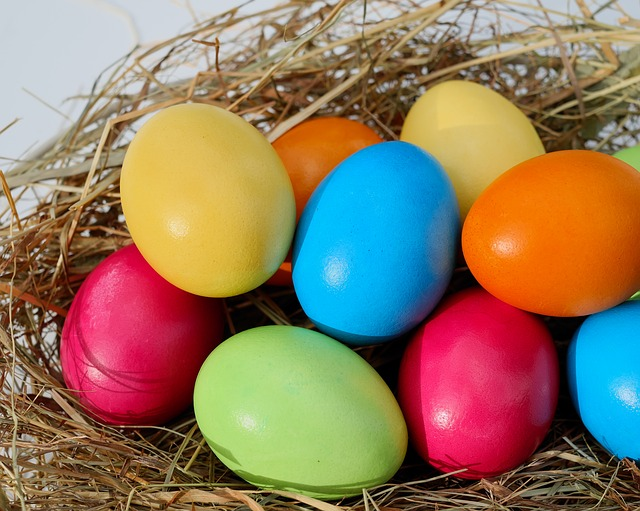
%> input picture matlab/4/zx_sln/easter.jpg, 640 x 511 px
$ octave img_fft_mj.m   (GNU Octave 9; MATLAB toolbox functions it lacks are replaced by stand-ins)
%> lines starting %> are read from the running program, lines starting %| are printed output that depends on the picture
### matlab/4/zx_sln/dftuv.m
function [U, V] = dftuv(M, N)
%DFTUV Computes meshgrid frequency matrices.
%   [U, V] = DFTUV(M, N) computes meshgrid frequency matrices U and
%   V.  U and V are useful for computing frequency-domain filter
%   functions that can be used with DFTFILT.  U and V are both
%   M-by-N.

%   Copyright 2002-2004 R. C. Gonzalez, R. E. Woods, & S. L. Eddins
%   Digital Image Processing Using MATLAB, Prentice-Hall, 2004
%   $Revision: 1.3 $  $Date: 2003/04/16 22:30:34 $

% Set up range of variables.
u = 0:(M - 1);
v = 0:(N - 1);

% Compute the indices for use in meshgrid.
idx = find(u > M/2);
u(idx) = u(idx) - M;
idy = find(v > N/2);
v(idy) = v(idy) - N;

% Compute the meshgrid arrays.
[V, U] = meshgrid(v, u);

### matlab/4/zx_sln/hpfilter.m
function H = hpfilter(type, M, N, D0, n)
%HPFILTER Computes frequency domain highpass filters.
%   H = HPFILTER(TYPE, M, N, D0, n) creates the transfer function of
%   a highpass filter, H, of the specified TYPE and size (M-by-N).
%   Valid values for TYPE, D0, and n are:
%
%   'ideal'    Ideal highpass filter with cutoff frequency D0.  n
%              need not be supplied. D0 must be positive.
%
%   'btw'      Butterworth highpass filter of order n, and cutoff
%              D0.  The default value for n is 1.0. D0 must be
%              positive.
%
%   'gaussian' Gaussian highpass filter with cutoff (standard
%              deviation) D0. n need not be supplied. D0 must be
%              positive.

%   Copyright 2002-2004 R. C. Gonzalez, R. E. Woods, & S. L. Eddins
%   Digital Image Processing Using MATLAB, Prentice-Hall, 2004
%   $Revision: 1.4 $  $Date: 2003/08/25 14:28:22 $

% The transfer function Hhp of a highpass filter is 1 - Hlp,
% where Hlp is the transfer function of the corresponding lowpass
% filter.  Thus, we can use function lpfilter to generate highpass
% filters.

if nargin == 4
   n = 1; % Default value of n.
end

% Generate highpass filter.
Hlp = lpfilter(type, M, N, D0, n);
H = 1 - Hlp;

### matlab/4/zx_sln/lpfilter.m
function H = lpfilter(type, M, N, D0, n)
%LPFILTER Computes frequency domain lowpass filters.
%   H = LPFILTER(TYPE, M, N, D0, n) creates the transfer function of
%   a lowpass filter, H, of the specified TYPE and size (M-by-N). To
%   view the filter as an image or mesh plot, it should be centered
%   using H = fftshift(H).
%
%   Valid values for TYPE, D0, and n are:
%
%   'ideal'    Ideal lowpass filter with cutoff frequency D0. n need
%              not be supplied.  D0 must be positive.
%
%   'btw'      Butterworth lowpass filter of order n, and cutoff
%              D0.  The default value for n is 1.0.  D0 must be
%              positive.
%
%   'gaussian' Gaussian lowpass filter with cutoff (standard
%              deviation) D0.  n need not be supplied.  D0 must be
%              positive.

%   Copyright 2002-2004 R. C. Gonzalez, R. E. Woods, & S. L. Eddins
%   Digital Image Processing Using MATLAB, Prentice-Hall, 2004
%   $Revision: 1.8 $  $Date: 2004/11/04 22:33:16 $

% Use function dftuv to set up the meshgrid arrays needed for
% computing the required distances.
[U, V] = dftuv(M, N);

% Compute the distances D(U, V).
D = sqrt(U.^2 + V.^2);

% Begin filter computations.
switch type
case 'ideal'
   H = double(D <= D0);
case 'btw'
   if nargin == 4
      n = 1;
   end
   H = 1./(1 + (D./D0).^(2*n));
case 'gaussian'
   H = exp(-(D.^2)./(2*(D0^2)));
otherwise
   error('Unknown filter type.')
end

### matlab/4/zx_sln/img_fft_mj.m
close all;
clear,clc;
img = im2double(imread('D:\Project_des\matlab\practice_MJ\4-fft\easter.jpg'));

[m ,n, ~] = size(img);
%> m = 511; n = 640
img_fft = fft2(img);
sig = 20;
% 高通滤波
HP = hpfilter('gaussian', m, n ,sig);
img_hp_rev = real(ifft2(HP .* img_fft));
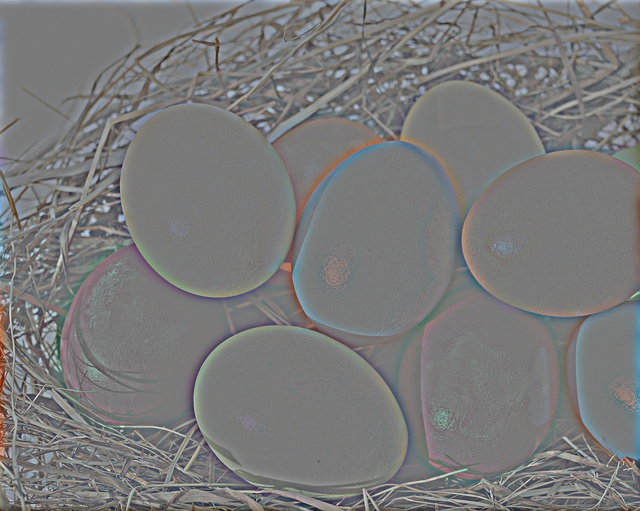
%> img_hp_rev: size 511x640x3 double; mean R, G, B 4.02e-17, -5.25e-19, 8.12e-17; drawn with min black and max white
figure;imshow(img_hp_rev);
%> after `imshow(img_hp_rev)`:
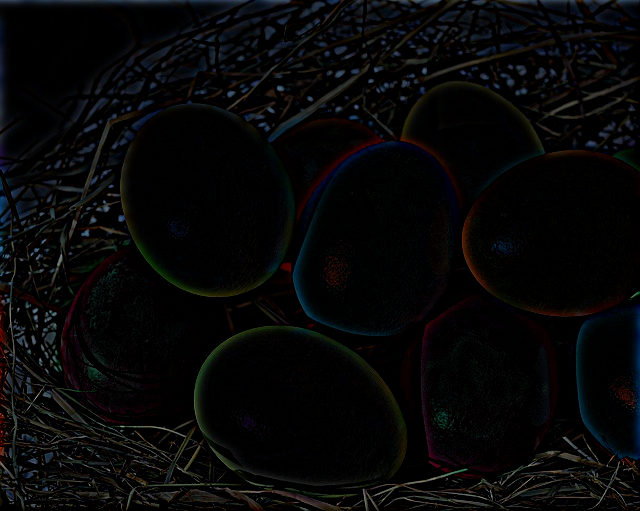
%> displayed picture: size 511x640x3, on the screen's scale of 0 to 255; mean R, G, B 6.6, 6.8, 7.1
% 低通滤波
LP = lpfilter('gaussian', m, n ,sig);
img_lp_rev = real(ifft2(LP .* img_fft));
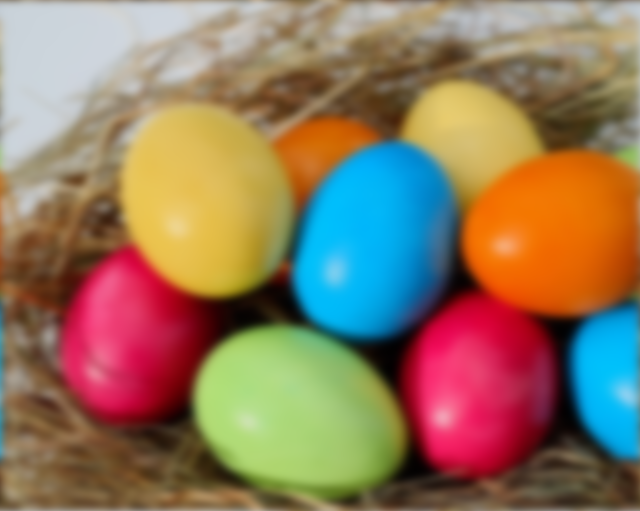
%> img_lp_rev: size 511x640x3 double; mean R, G, B 0.568, 0.474, 0.374; mean of the top-left, top-right, bottom-left and bottom-right quarters 0.612, 0.492, 0.41, 0.374
figure;imshow(img_lp_rev);

%> (the run ends here)
